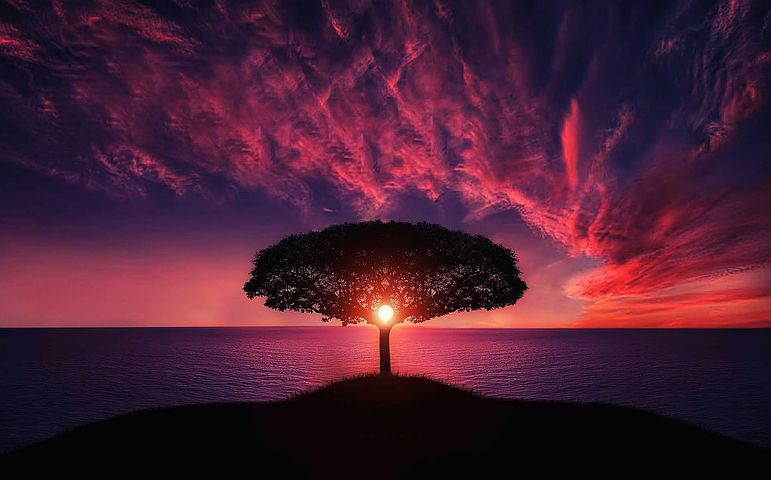
#> input picture Practical_4/vishwa.jpg, 771 x 480 px
$ jupyter execute --allow-errors P4_7.ipynb
#> lines starting #> are read from the running program, lines starting #| are printed output that depends on the picture
[cell 1]
from skimage.io import imread
from skimage.transform import resize
from matplotlib import pyplot as plt
import matplotlib.cm as cm
example_file = ("https://i.ytimg.com/vi/SuQvqaky68w/maxresdefault.jpg")
#> (the rest of this cell did not finish here and is left out)

[cell 2]
from skimage.io import imread
from skimage.transform import resize
from matplotlib import pyplot as plt
import matplotlib.cm as cm
image=imread("vishwa.jpg",as_gray=True)
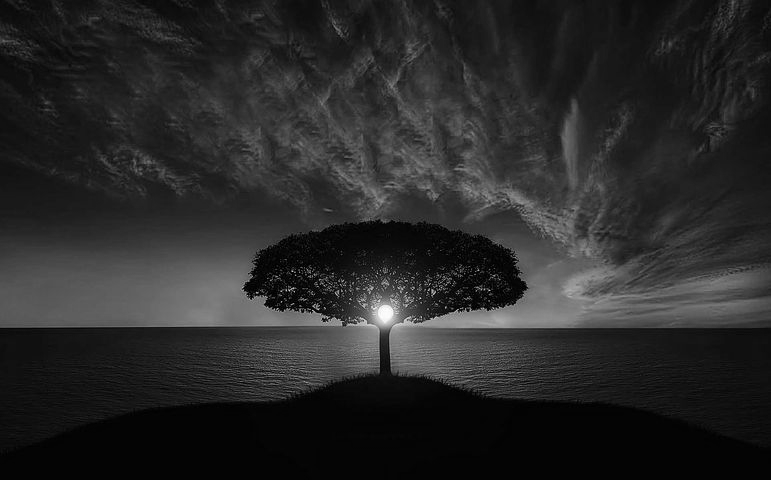
#> image: shape (480, 771) float64; min 0, max 0.997, mean 0.161
plt.imshow(image,cmap=cm.gray)
plt.show()

[cell 3]
image1=image[5:500,5:600]
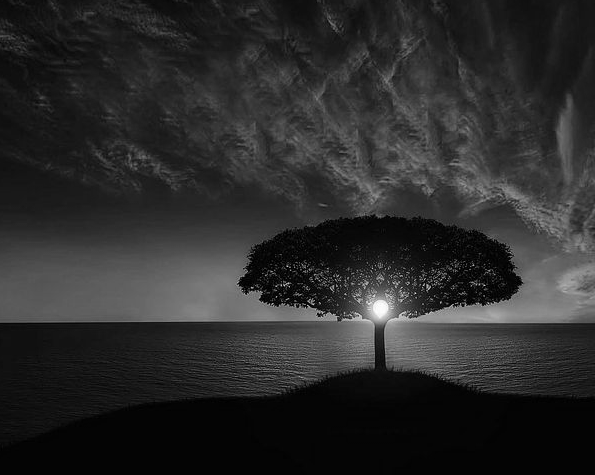
#> image1: shape (475, 595) float64; min 0, max 0.997, mean 0.171
plt.imshow(image1,cmap=cm.gray)
plt.show()

[cell 4]
image2=resize(image1,(50,60),mode='edge')
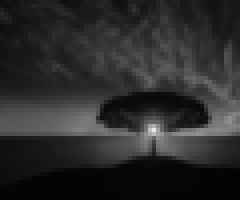
#> image2: shape (50, 60) float64 (shown 4 times larger); min 0.0153, max 0.915, mean 0.171
plt.imshow(image1,cmap=cm.gray)
plt.show()
print ("data type:%s,shape:%s"%(type(image2),image2.shape))
#| data type:<class 'numpy.ndarray'>,shape:(50, 60)

[cell 5]
image_row=image2.flatten()
#> image_row = 3000 values, max 0.915 at index 1958, min 0.0153 at index 2691, mean 0.171
print ("data type:%s,shape:%s"%(type(image_row),image_row.shape))
#| data type:<class 'numpy.ndarray'>,shape:(3000,)
